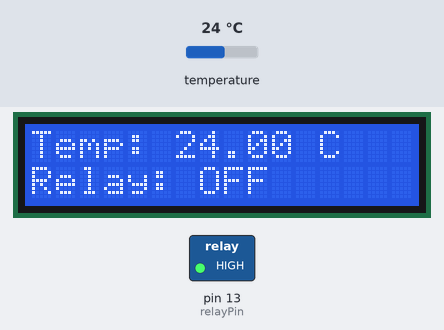
A sketch run on a simulated Arduino Uno, built with avr-gcc and run on an emulated ATmega328P. Shown: 16×2 character LCD, switched loads named in the sketch (green lamp = pin HIGH). The inputs (shaded band) are chosen by the test bench; at power-on: temperature 24 °C. What the sketch prints to the serial monitor is not drawn.

Above: at 1.2 s.
1.3 s: temperature set to 31.5 °C
At 3.3 s:
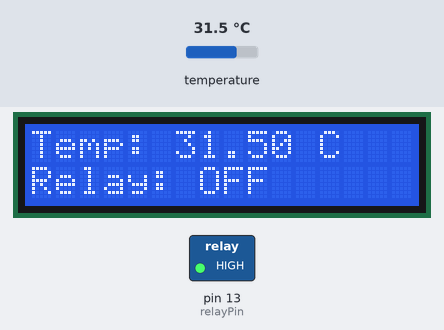
4.1 s: temperature set to 32.7 °C
At 4.7 s:
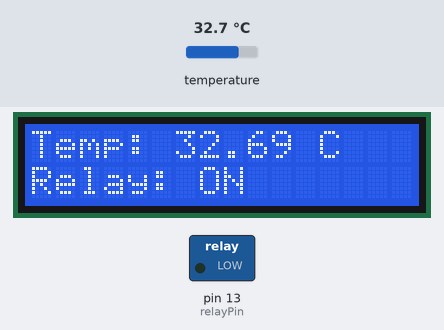
6.6 s: temperature set to 12 °C
At 8.8 s:
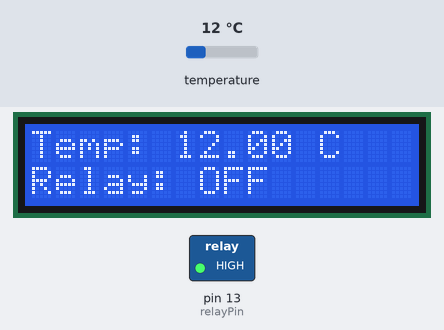
Timing chart, 0 to 10.3 s (numbered marks = the images above; inputs shaded):
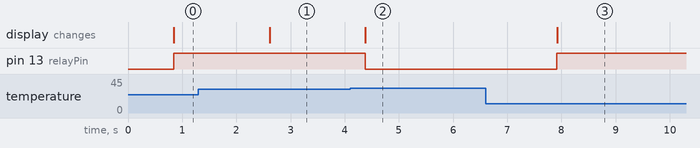

Measured:
- the behaviour switches between 32 and 32.1 °C on temperature (found by bisection; images 1 and 2)
- after the input at 1.3 s, the display: changes after 1.3 s (image 1)
- after the input at 4.1 s, pin 13 (relayPin): HIGH → LOW after 0.28 s; the display: changes after 0.28 s (image 2)
- after the input at 6.6 s, pin 13 (relayPin): LOW → HIGH after 1.3 s; the display: changes after 1.3 s (image 3)

The sketch:

DS18B20_Sensor_with_LCD_and_Relay_Control.ino
```cpp
#include <OneWire.h>
#include <DallasTemperature.h>
#include <LiquidCrystal.h>

#define ONE_WIRE_BUS 2 //Data wire is plug to D2

// Setup a oneWire instance to communicate with any OneWire devices
OneWire oneWire(ONE_WIRE_BUS);

DallasTemperature sensors(&oneWire);

LiquidCrystal lcd(7, 8, 9, 10, 11, 12); // rs=7,e=8,d4=9,d5=10,d6=11,d7=12.

// Define the pin for the relay module
int relayPin = 13;

// Define the temperature threshold for turning the relay on/off
float threshold = 32.0;

void setup()
{
  // Start serial communication
  Serial.begin(9600);

  // Set up the LCD's number of columns and rows
  lcd.begin(16, 2);

  // Start up the temperature sensor library
  sensors.begin();

  // Set the relay pin as an output
  pinMode(relayPin, OUTPUT);
}

void loop()
{
  // Call sensors.requestTemperatures() to issue a global temperature
  sensors.requestTemperatures();

  // Get the temperature from the sensor and store it in a variable
  float temperatureC = sensors.getTempCByIndex(0);

  // Display the temperature on the LCD
  lcd.setCursor(0, 0);
  lcd.print("Temp: ");
  lcd.print(temperatureC);
  lcd.print(" C");

  // Print the temperature to the serial monitor for debugging purposes
  Serial.print("Temperature: ");
  Serial.print(temperatureC);
  Serial.println(" C");

  // Check if the temperature is above the threshold
  if (temperatureC > threshold) {
    // Turn the relay on
    digitalWrite(relayPin, LOW);
    lcd.setCursor(0, 1);
    lcd.print("Relay: ON ");
  } else {
    // Turn the relay off
    digitalWrite(relayPin, HIGH);
    lcd.setCursor(0, 1);
    lcd.print("Relay: OFF");
  }

  // Wait for 1 second before taking another reading
  delay(1000);
}
```
